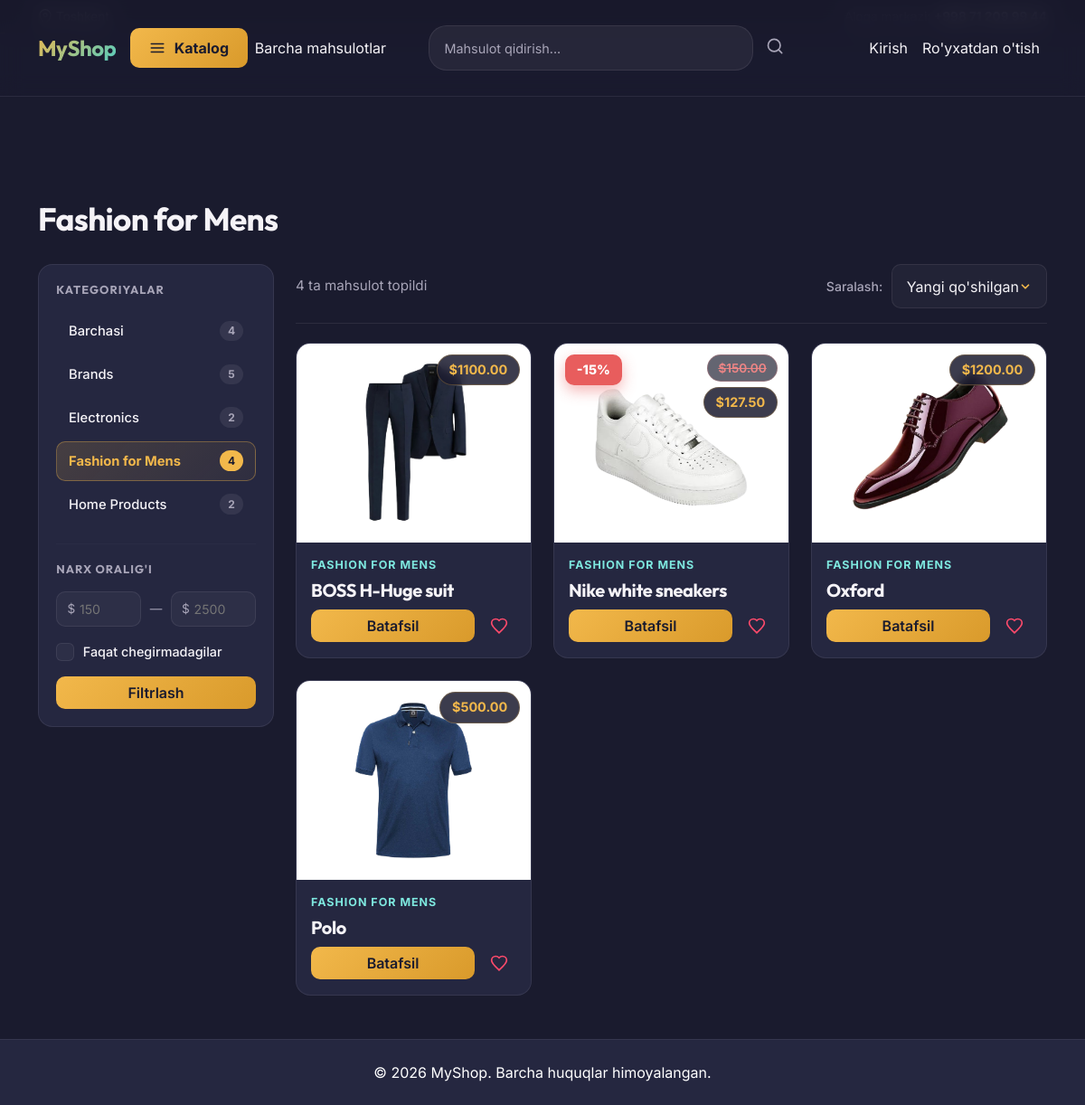
The page /fashion-for-mens/ on the database its author committed.
### blog/models.py (models this page shows, shortened)
class Category(models.Model):
    name = models.CharField(max_length=100)
    slug = models.SlugField(unique=True)
    class Meta:
        verbose_name_plural = "Categories"
        ordering = ['name']

class Product(models.Model):
    category = models.ForeignKey(Category, related_name='products', on_delete=models.CASCADE)
    name = models.CharField(max_length=200)
    slug = models.SlugField(unique=True)
    description = models.TextField(blank=True)
    price = models.DecimalField(max_digits=10, decimal_places=2)
    image = ProcessedImageField(
        upload_to='products/%Y/%m/%d/',
        processors=[ResizeToFill(800, 800)],
        format='JPEG',
        options={'quality': 90},
        blank=True,
        null=True
    )
    discount_percent = models.PositiveIntegerField(
        default=0,
        help_text="Chegirma foizi (0-100). Masalan 25 kiritsangiz, 25% chegirma bo'ladi.",
        null=True,
        blank=True
    )
    stock = models.PositiveIntegerField(default=0)
    available = models.BooleanField(default=True)
    created = models.DateTimeField(auto_now_add=True)
    updated = models.DateTimeField(auto_now=True)
    class Meta:
        ordering = ['-created']
        indexes = [
            models.Index(fields=['slug']),
            models.Index(fields=['available', 'category']),
            models.Index(fields=['available', '-created']),
            models.Index(fields=['available', 'price']),
            models.Index(fields=['available', '-discount_percent']),
        ]
    def get_absolute_url(self):
        return reverse('blog:product_detail', args=[self.id, self.slug])
    @property
    def has_discount(self):
        return self.discount_percent is not None and self.discount_percent > 0
    @property
    def discounted_price(self):
        if self.has_discount:
            discount_amount = self.price * self.discount_percent / 100
            return round(self.price - discount_amount, 2)
        return self.price

### blog/views.py (the view, shortened to what this page needs)
# urls.py: path('', views.product_list, name='product_list'),
def product_list(request, category_slug=None):
    category = None
    categories = Category.objects.annotate(
        product_count=Count('products', filter=Q(products__available=True))
    )
    products = Product.objects.filter(available=True).select_related('category')
    banners = Banner.objects.filter(is_active=True)
    if category_slug:
        category = get_object_or_404(Category, slug=category_slug)
        products = products.filter(category=category)
    query = request.GET.get('q')
    if query:
        products = products.filter(
            Q(name__icontains=query) | Q(description__icontains=query)
        )
    price_bounds = Product.objects.filter(available=True).aggregate(
        min_price=Min('price'), max_price=Max('price')
    )
    db_min_price = price_bounds['min_price'] or 0
    db_max_price = price_bounds['max_price'] or 0
    min_price = request.GET.get('min_price')
    max_price = request.GET.get('max_price')
    if min_price:
        try:
            products = products.filter(price__gte=float(min_price))
        except ValueError:
            min_price = None
    if max_price:
        try:
            products = products.filter(price__lte=float(max_price))
        except ValueError:
            max_price = None
    only_discount = request.GET.get('discount') == '1'
    if only_discount:
        products = products.filter(discount_percent__gt=0)
    sort = request.GET.get('sort', 'newest')
    sort_map = {
        'newest': '-created',
        'price_asc': 'price',
        'price_desc': '-price',
        'name_asc': 'name',
        'discount': '-discount_percent',
    }
    products = products.order_by(sort_map.get(sort, '-created'))
    wishlist_ids = []
    if request.user.is_authenticated:
        wishlist_ids = list(
            Wishlist.objects.filter(user=request.user).values_list('product_id', flat=True)
        )
    total_count = products.count()
    paginator = Paginator(products, PRODUCTS_PER_PAGE)
    page_number = request.GET.get('page', 1)
    page_obj = paginator.get_page(page_number)
    context = {
        'category': category,
        'categories': categories,
        'products': page_obj,
        'page_obj': page_obj,
        'total_count': total_count,
        'query': query,
        'banners': banners,
        'wishlist_ids': wishlist_ids,
        'sort': sort,
        'min_price': min_price,
        'max_price': max_price,
        'db_min_price': db_min_price,
        'db_max_price': db_max_price,
        'only_discount': only_discount,
    }
    return render(request, 'blog/product/list.html', context)

### blog/context_processors.py (called while the page is built)
def categories_processor(request):
    return {'nav_categories': Category.objects.all()}

### templates/blog/product/list.html (shortened to what this page needs)
{% extends "blog/base.html" %}
{% load static %}
{% block content %}
 <div class="page-hero">
    {% if query %}
    <h2>"{{ query }}" bo'yicha qidiruv natijalari</h2>
    {% else %}
    <h2>{% if category %}{{ category.name }}{% else %}Barcha mahsulotlar{% endif %}</h2>
    {% endif %}
</div>
<div class="row">
    <div class="col-lg-3 col-md-4 mb-4">
        <div class="category-sidebar">
            <h5>Kategoriyalar</h5>
            <div class="filter-category-list">
                <a href="{% url 'blog:product_list' %}{% if request.GET.urlencode %}?{{ request.GET.urlencode }}{% endif %}"
                   class="filter-category-item {% if not category %}active{% endif %}" data-ajax-link>
                    <span>Barchasi</span>
                    <span class="filter-category-count">{{ total_count }}</span>
                </a>
                {% for c in categories %}
                <a href="{% url 'blog:product_list_by_category' c.slug %}"
                   class="filter-category-item {% if category.slug == c.slug %}active{% endif %}" data-ajax-link>
                    <span>{{ c.name }}</span>
                    <span class="filter-category-count">{{ c.product_count }}</span>
                </a>
                {% endfor %}
            </div>
            <hr class="filter-divider">
            <form method="get" id="filterForm" data-ajax-filter>
                <h5>Narx oralig'i</h5>
                <div class="filter-price-inputs">
                    <div class="filter-price-field">
                        <span>$</span>
                        <input type="number" name="min_price" placeholder="{{ db_min_price|floatformat:0 }}"
                               value="{{ min_price|default:'' }}" min="0" step="1">
                    </div>
                    <span class="filter-price-sep">—</span>
                    <div class="filter-price-field">
                        <span>$</span>
                        <input type="number" name="max_price" placeholder="{{ db_max_price|floatformat:0 }}"
                               value="{{ max_price|default:'' }}" min="0" step="1">
                    </div>
                </div>
                <label class="filter-checkbox-row">
                    <span class="filter-checkbox-box"></span>
                    <span>Faqat chegirmadagilar</span>
                </label>
                <button type="submit" class="btn btn-primary w-100 mt-3 no-loading">Filtrlash</button>
            </form>
        </div>
    </div>
    <div class="col-lg-9 col-md-8">
        <div class="results-toolbar">
            <p class="results-count" id="resultsCount">{{ total_count }} ta mahsulot topildi</p>
            <div class="sort-select-wrapper">
                <label for="sortSelect" class="sort-label">Saralash:</label>
            </div>
        </div>
        <div id="productGridContainer">
            <div class="row row-cols-1 row-cols-md-3 g-4" id="productGrid">
                {% for product in products %}
                <div class="col">
                    <div class="card h-100">
                        <a href="{{ product.get_absolute_url }}" style="text-decoration:none; color:inherit;">
                            <div class="card-img-wrapper" style="position: relative;">
                                {% if product.has_discount %}
                                <span class="discount-badge-corner">-{{ product.discount_percent }}%</span>
                                {% endif %}
                                {% if product.image %}
                                <div class="img-skeleton-wrapper">
                                    <img src="{{ product.image.url }}" alt="{{ product.name }}" loading="lazy" onload="this.classList.add('img-loaded'); this.parentElement.classList.add('img-loaded');" onerror="this.parentElement.classList.add('img-loaded');">
                                </div>
                                {% else %}
                                <div class="card-img-placeholder">Rasm yo'q</div>
                                {% endif %}
                                <div class="price-tag-wrapper">
                                    {% if product.has_discount %}
                                    <span class="old-price">${{ product.price }}</span>
                                    <span class="price-tag">${{ product.discounted_price }}</span>
                                    {% else %}
                                    <span class="price-tag">${{ product.price }}</span>
                                    {% endif %}
                                </div>
                            </div>
                        </a>
                        <div class="card-body d-flex flex-column">
                            <span class="card-category-tag">{{ product.category.name }}</span>
                            <h5 class="card-title">{{ product.name }}</h5>
                            <div class="d-flex align-items-center justify-content-between gap-2 mt-auto">
                                <a href="{{ product.get_absolute_url }}" class="btn btn-primary flex-grow-1">Batafsil</a>
                                <button class="wishlist-toggle-btn btn d-inline-flex align-items-center justify-content-center p-0"
                                        data-url="{% url 'blog:toggle_wishlist' product.id %}"
                                        data-product-id="{{ product.id }}"
                                        style="width: 38px; height: 38px; min-width: 38px; border: none; background: transparent; cursor: pointer;">
                                    <svg class="heart-icon" viewBox="0 0 24 24"
                                         fill="{% if product.id in wishlist_ids %}#ff4a6b{% else %}none{% endif %}"
                                         stroke="#ff4a6b" stroke-width="2"
                                         style="width: 20px; height: 20px; transition: fill 0.2s;">
                                        <path d="M12 21.35l-1.45-1.32C5.4 15.36 2 12.28 2 8.5 2 5.42 4.42 3 7.5 3c1.74 0 3.41.81 4.5 2.09C13.09 3.81 14.76 3 16.5 3 19.58 3 22 5.42 22 8.5c0 3.78-3.4 6.86-8.55 11.54L12 21.35z"/>
                                    </svg>
                                </button>
                            </div>
                        </div>
                    </div>
                </div>
                {% endfor %}
            </div>
        </div>
    </div>
</div>
{% endblock %}

### rows shown on the page
Category: name "Fashion for Mens", product_count "4"
Category: name "Brands", product_count "5"
Category: name "Electronics", product_count "2"
Category: name "Home Products", product_count "2"
Product: image (picture), price "1100.00", category.name "FASHION FOR MENS", name "BOSS H-Huge suit"
Product: discount_percent "15", image (picture), price "150.00", discounted_price "127.50", category.name "FASHION FOR MENS", name "Nike white sneakers"
Product: image (picture), price "1200.00", category.name "FASHION FOR MENS", name "Oxford"
Product: image (picture), price "500.00", category.name "FASHION FOR MENS", name "Polo"

### other values the page prints
{{ total_count }} "4"
